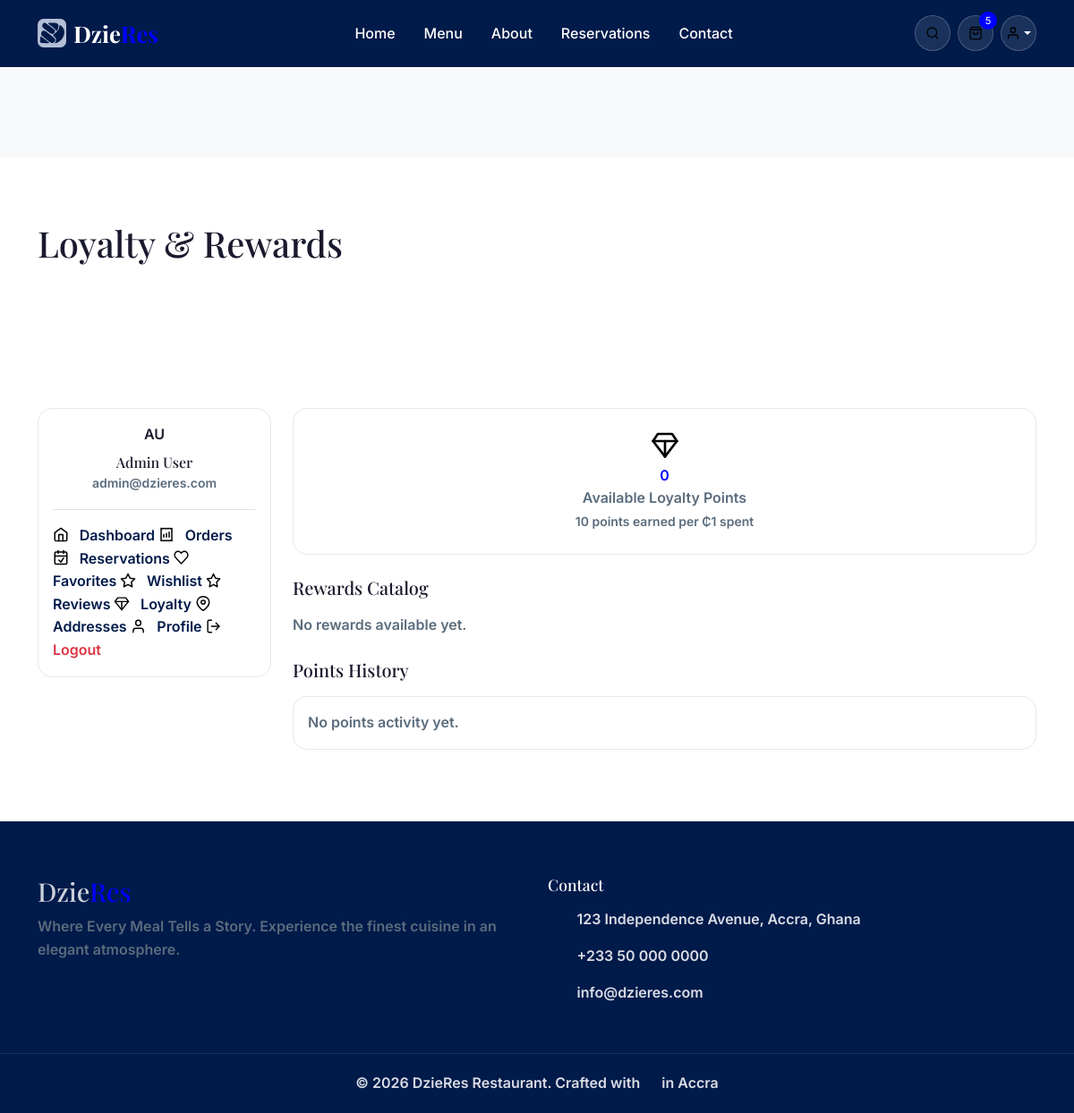
Screenshot of /account/loyalty (signed in) with the database file from the repository.
### tables this page shows
CREATE TABLE users (
    id INTEGER PRIMARY KEY AUTOINCREMENT,
    role_id INTEGER NOT NULL DEFAULT 3,
    firstname VARCHAR(50) NOT NULL,
    lastname VARCHAR(50) NOT NULL,
    email VARCHAR(100) NOT NULL UNIQUE,
    phone VARCHAR(20),
    password VARCHAR(255) NOT NULL,
    avatar VARCHAR(255),
    address TEXT,
    city VARCHAR(100),
    state VARCHAR(100),
    zip VARCHAR(20),
    country VARCHAR(100) DEFAULT 'Ghana',
    email_verified_at DATETIME,
    verification_token VARCHAR(100),
    remember_token VARCHAR(100),
    reset_token VARCHAR(100),
    reset_token_expires DATETIME,
    status TEXT DEFAULT 'active',
    last_login DATETIME,
    ip_address VARCHAR(45),
    created_at DATETIME DEFAULT CURRENT_TIMESTAMP,
    updated_at DATETIME DEFAULT CURRENT_TIMESTAMP,
    FOREIGN KEY (role_id) REFERENCES roles(id)
);

### views/account/loyalty.php (the view, shortened to what the rows shown need)
<section class="page-hero" style="min-height:auto;padding:70px 0;"><div class="container"><h1 class="page-title">Loyalty & Rewards</h1></div></section>
<section class="section-padding">
    <div class="container">
        <div class="row g-4">
            <div class="col-lg-3"><?php \partial('account-sidebar', ['user' => \auth()]); ?></div>
            <div class="col-lg-9">
                <div class="loyalty-banner glass-card p-4 mb-4 text-center">
                    <?= \icon('gem', ['style' => 'width:2em;height:2em;', 'class' => 'text-gold']) ?>
                    <div class="stat-number text-gold" data-count="<?= $points ?>">0</div>
                    <p class="mb-0 text-muted">Available Loyalty Points</p>
                    <small class="text-muted"><?= \config('loyalty.points_per_ghs', 10) ?> points earned per ₵1 spent</small>
                </div>
                <h5 class="mb-3">Rewards Catalog</h5>
                <div class="row g-3 mb-4">
                    <?php if (empty($rewards)): ?><div class="col-12 text-muted">No rewards available yet.</div><?php endif; ?>
                </div>
                <h5 class="mb-3">Points History</h5>
                <div class="glass-card p-3">
                    <?php if (!empty($history)): ?>
                        <div class="table-responsive">
                            <table class="table mb-0">
                                <thead><tr><th>Date</th><th>Type</th><th>Points</th><th>Description</th></tr></thead>
                                <tbody>
                                    <?php foreach ($history as $h): ?>
                                        <tr>
                                            <td><?= \formatDate($h->created_at) ?></td>
                                            <td><span class="badge bg-light text-dark"><?= ucfirst($h->type) ?></span></td>
                                            <td class="<?= $h->points >= 0 ? 'text-success' : 'text-danger' ?>"><?= $h->points >= 0 ? '+' : '' ?><?= $h->points ?></td>
                                            <td class="small"><?= \escape($h->description ?? '') ?></td>
                                        </tr>
                                    <?php endforeach; ?>
                                </tbody>
                            </table>
                        </div>
                    <?php else: ?>
                        <p class="text-muted mb-0">No points activity yet.</p>
                    <?php endif; ?>
                </div>
            </div>
        </div>
    </div>
</section>

### Router.php (shortened to what the rows shown need)
<?php
class Router
{
    private $routes = [];
    private $middleware = [];
    private $prefix = '';
    private function addRoute(string $methods, string $path, $handler, array $middleware): void
    {
        $path = $this->prefix . $path;
        $methods = explode('|', $methods);
        foreach ($methods as $method) {
            $this->routes[] = [
                'method' => strtoupper(trim($method)),
                'path' => $path,
                'handler' => $handler,
                'middleware' => array_merge($this->middleware, $middleware),
                'pattern' => $this->pathToRegex($path),
            ];
        }
    }
    public function group(string $prefix, callable $callback, array $middleware = []): void
    {
        $previousPrefix = $this->prefix;
        $previousMiddleware = $this->middleware;
        $this->prefix = $previousPrefix . $prefix;
        $this->middleware = array_merge($previousMiddleware, $middleware);
        $this->prefix = $previousPrefix;
        $this->middleware = $previousMiddleware;
    }
    public function dispatch(): void
    {
        $method = $_SERVER['REQUEST_METHOD'];
        $uri = parse_url($_SERVER['REQUEST_URI'], PHP_URL_PATH);
        $basePath = dirname($_SERVER['SCRIPT_NAME']);
        if ($basePath !== '/' && strpos($uri, $basePath) === 0) {
            $uri = substr($uri, strlen($basePath));
        }
        $uri = '/' . trim($uri, '/');
        foreach ($this->routes as $route) {
            if ($route['method'] !== $method) {
                continue;
            }
            if (preg_match($route['pattern'], $uri, $matches)) {
                $params = array_filter($matches, function($key) {
                    return !is_numeric($key);
                }, ARRAY_FILTER_USE_KEY);
                $this->executeHandler($route['handler'], $params);
                return;
            }
        }
    }
    private function pathToRegex(string $path): string
    {
        $pattern = preg_replace('/\{([a-zA-Z_]+)\}/', '(?P<$1>[^/]+)', $path);
        $pattern = str_replace('/', '\/', $pattern);
        return '/^' . $pattern . '$/';
    }
    private function executeHandler($handler, array $params): void
    {
        if (is_callable($handler)) {
            call_user_func_array($handler, $params);
        } elseif (is_string($handler)) {
            if (strpos($handler, '@') !== false) {
                [$controller, $method] = explode('@', $handler);
                $instance = new $controller();
                call_user_func_array([$instance, $method], $params);
            } else {
                view($handler, $params);
            }
        }
    }
}

### views/partials/account-sidebar.php
<?php
$current = $_SERVER['REQUEST_URI'] ?? '';
$links = [
    'account' => ['label' => 'Dashboard', 'icon' => 'home'],
    'account/orders' => ['label' => 'Orders', 'icon' => 'receipt'],
    'account/reservations' => ['label' => 'Reservations', 'icon' => 'calendar-check'],
    'account/favorites' => ['label' => 'Favorites', 'icon' => 'heart'],
    'account/wishlist' => ['label' => 'Wishlist', 'icon' => 'star'],
    'account/reviews' => ['label' => 'Reviews', 'icon' => 'star'],
    'account/loyalty' => ['label' => 'Loyalty', 'icon' => 'gem'],
    'account/addresses' => ['label' => 'Addresses', 'icon' => 'map-marker'],
    'account/profile' => ['label' => 'Profile', 'icon' => 'user'],
];
?>
<div class="account-sidebar glass-card p-3">
    <div class="account-user text-center mb-3 pb-3 border-bottom">
        <div class="account-avatar mx-auto"><?= strtoupper(substr($user->firstname ?? 'U', 0, 1) . substr($user->lastname ?? '', 0, 1)) ?></div>
        <h6 class="mb-0 mt-2"><?= \escape(($user->firstname ?? '') . ' ' . ($user->lastname ?? '')) ?></h6>
        <small class="text-muted"><?= \escape($user->email ?? '') ?></small>
    </div>
    <nav class="account-nav">
        <?php foreach ($links as $url => $l): ?>
            <a href="<?= \baseUrl($url) ?>" class="account-nav-link <?= strpos($current, '/' . ltrim($url, '/')) !== false ? 'active' : '' ?>">
                <?= \icon($l['icon'], ['style' => 'width:1.1em;height:1.1em;margin-right:0.5rem;vertical-align:-0.15em;']) ?> <?= $l['label'] ?>
            </a>
        <?php endforeach; ?>
        <a href="<?= \baseUrl('logout') ?>" class="account-nav-link text-danger"><?= \icon('sign-out', ['style' => 'width:1.1em;height:1.1em;margin-right:0.5rem;vertical-align:-0.15em;']) ?> Logout</a>
    </nav>
</div>

### rows the page displays
users: firstname+lastname "AU", firstname+lastname "Admin User", email "admin@dzieres.com"

### other values shown
$l['label'] "Dashboard"
$l['label'] "Orders"
$l['label'] "Reservations"
$l['label'] "Favorites"
$l['label'] "Wishlist"
$l['label'] "Reviews"
$l['label'] "Loyalty"
$l['label'] "Addresses"
$l['label'] "Profile"
